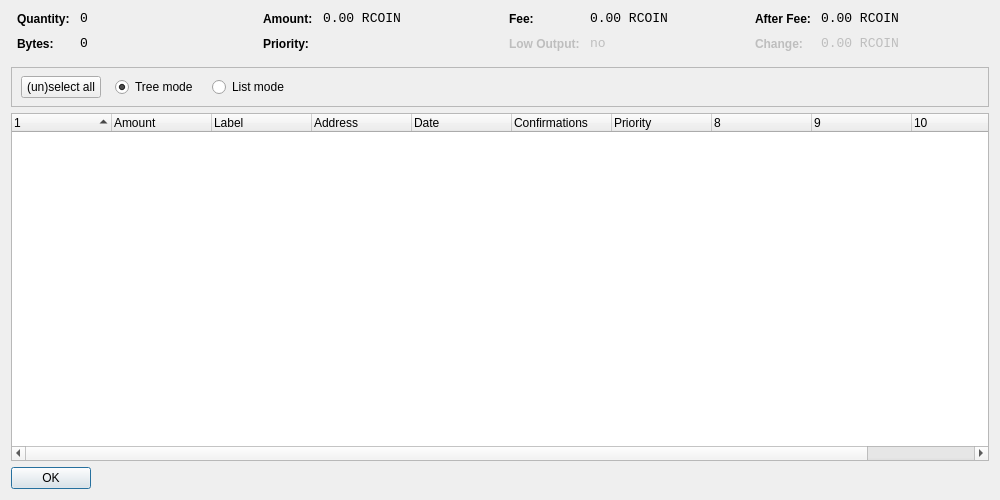
<?xml version="1.0" encoding="UTF-8"?>
<ui version="4.0">
 <class>CoinControlDialog</class>
 <widget class="QDialog" name="CoinControlDialog">
  <property name="geometry">
   <rect>
    <x>0</x>
    <y>0</y>
    <width>1000</width>
    <height>500</height>
   </rect>
  </property>
  <property name="windowTitle">
   <string>Coin Control</string>
  </property>
  <layout class="QVBoxLayout" name="verticalLayout">
   <item>
    <layout class="QHBoxLayout" name="horizontalLayoutTop" stretch="0,0,0,0">
     <property name="topMargin">
      <number>0</number>
     </property>
     <property name="bottomMargin">
      <number>10</number>
     </property>
     <item>
      <layout class="QFormLayout" name="formLayoutCoinControl1">
       <property name="horizontalSpacing">
        <number>10</number>
       </property>
       <property name="verticalSpacing">
        <number>10</number>
       </property>
       <property name="leftMargin">
        <number>6</number>
       </property>
       <property name="rightMargin">
        <number>6</number>
       </property>
       <item row="0" column="0">
        <widget class="QLabel" name="labelCoinControlQuantityText">
         <property name="styleSheet">
          <string notr="true">font-weight:bold;</string>
         </property>
         <property name="text">
          <string>Quantity:</string>
         </property>
        </widget>
       </item>
       <item row="0" column="1">
        <widget class="QLabel" name="labelCoinControlQuantity">
         <property name="font">
          <font>
           <family>Monospace</family>
           <pointsize>10</pointsize>
          </font>
         </property>
         <property name="cursor">
          <cursorShape>IBeamCursor</cursorShape>
         </property>
         <property name="contextMenuPolicy">
          <enum>Qt::ActionsContextMenu</enum>
         </property>
         <property name="text">
          <string notr="true">0</string>
         </property>
         <property name="textInteractionFlags">
          <set>Qt::LinksAccessibleByMouse|Qt::TextSelectableByKeyboard|Qt::TextSelectableByMouse</set>
         </property>
        </widget>
       </item>
       <item row="1" column="0">
        <widget class="QLabel" name="labelCoinControlBytesText">
         <property name="styleSheet">
          <string notr="true">font-weight:bold;</string>
         </property>
         <property name="text">
          <string>Bytes:</string>
         </property>
        </widget>
       </item>
       <item row="1" column="1">
        <widget class="QLabel" name="labelCoinControlBytes">
         <property name="font">
          <font>
           <family>Monospace</family>
           <pointsize>10</pointsize>
          </font>
         </property>
         <property name="cursor">
          <cursorShape>IBeamCursor</cursorShape>
         </property>
         <property name="contextMenuPolicy">
          <enum>Qt::ActionsContextMenu</enum>
         </property>
         <property name="text">
          <string notr="true">0</string>
         </property>
         <property name="textInteractionFlags">
          <set>Qt::LinksAccessibleByMouse|Qt::TextSelectableByKeyboard|Qt::TextSelectableByMouse</set>
         </property>
        </widget>
       </item>
      </layout>
     </item>
     <item>
      <layout class="QFormLayout" name="formLayoutCoinControl2">
       <property name="horizontalSpacing">
        <number>10</number>
       </property>
       <property name="verticalSpacing">
        <number>10</number>
       </property>
       <property name="leftMargin">
        <number>6</number>
       </property>
       <property name="rightMargin">
        <number>6</number>
       </property>
       <item row="0" column="0">
        <widget class="QLabel" name="labelCoinControlAmountText">
         <property name="styleSheet">
          <string notr="true">font-weight:bold;</string>
         </property>
         <property name="text">
          <string>Amount:</string>
         </property>
        </widget>
       </item>
       <item row="0" column="1">
        <widget class="QLabel" name="labelCoinControlAmount">
         <property name="font">
          <font>
           <family>Monospace</family>
           <pointsize>10</pointsize>
          </font>
         </property>
         <property name="cursor">
          <cursorShape>IBeamCursor</cursorShape>
         </property>
         <property name="contextMenuPolicy">
          <enum>Qt::ActionsContextMenu</enum>
         </property>
         <property name="text">
          <string notr="true">0.00 RCOIN</string>
         </property>
         <property name="textInteractionFlags">
          <set>Qt::LinksAccessibleByMouse|Qt::TextSelectableByKeyboard|Qt::TextSelectableByMouse</set>
         </property>
        </widget>
       </item>
       <item row="1" column="0">
        <widget class="QLabel" name="labelCoinControlPriorityText">
         <property name="styleSheet">
          <string notr="true">font-weight:bold;</string>
         </property>
         <property name="text">
          <string>Priority:</string>
         </property>
        </widget>
       </item>
       <item row="1" column="1">
        <widget class="QLabel" name="labelCoinControlPriority">
         <property name="font">
          <font>
           <family>Monospace</family>
           <pointsize>10</pointsize>
          </font>
         </property>
         <property name="cursor">
          <cursorShape>IBeamCursor</cursorShape>
         </property>
         <property name="contextMenuPolicy">
          <enum>Qt::ActionsContextMenu</enum>
         </property>
         <property name="text">
          <string/>
         </property>
         <property name="textInteractionFlags">
          <set>Qt::LinksAccessibleByMouse|Qt::TextSelectableByKeyboard|Qt::TextSelectableByMouse</set>
         </property>
        </widget>
       </item>
      </layout>
     </item>
     <item>
      <layout class="QFormLayout" name="formLayoutCoinControl3">
       <property name="horizontalSpacing">
        <number>10</number>
       </property>
       <property name="verticalSpacing">
        <number>10</number>
       </property>
       <property name="leftMargin">
        <number>6</number>
       </property>
       <property name="rightMargin">
        <number>6</number>
       </property>
       <item row="0" column="0">
        <widget class="QLabel" name="labelCoinControlFeeText">
         <property name="styleSheet">
          <string notr="true">font-weight:bold;</string>
         </property>
         <property name="text">
          <string>Fee:</string>
         </property>
        </widget>
       </item>
       <item row="0" column="1">
        <widget class="QLabel" name="labelCoinControlFee">
         <property name="font">
          <font>
           <family>Monospace</family>
           <pointsize>10</pointsize>
          </font>
         </property>
         <property name="cursor">
          <cursorShape>IBeamCursor</cursorShape>
         </property>
         <property name="contextMenuPolicy">
          <enum>Qt::ActionsContextMenu</enum>
         </property>
         <property name="text">
          <string notr="true">0.00 RCOIN</string>
         </property>
         <property name="textInteractionFlags">
          <set>Qt::LinksAccessibleByMouse|Qt::TextSelectableByKeyboard|Qt::TextSelectableByMouse</set>
         </property>
        </widget>
       </item>
       <item row="1" column="0">
        <widget class="QLabel" name="labelCoinControlLowOutputText">
         <property name="enabled">
          <bool>false</bool>
         </property>
         <property name="styleSheet">
          <string notr="true">font-weight:bold;</string>
         </property>
         <property name="text">
          <string>Low Output:</string>
         </property>
        </widget>
       </item>
       <item row="1" column="1">
        <widget class="QLabel" name="labelCoinControlLowOutput">
         <property name="enabled">
          <bool>false</bool>
         </property>
         <property name="font">
          <font>
           <family>Monospace</family>
           <pointsize>10</pointsize>
          </font>
         </property>
         <property name="cursor">
          <cursorShape>IBeamCursor</cursorShape>
         </property>
         <property name="contextMenuPolicy">
          <enum>Qt::ActionsContextMenu</enum>
         </property>
         <property name="text">
          <string notr="true">no</string>
         </property>
         <property name="textInteractionFlags">
          <set>Qt::LinksAccessibleByMouse|Qt::TextSelectableByKeyboard|Qt::TextSelectableByMouse</set>
         </property>
        </widget>
       </item>
      </layout>
     </item>
     <item>
      <layout class="QFormLayout" name="formLayoutCoinControl4">
       <property name="horizontalSpacing">
        <number>10</number>
       </property>
       <property name="verticalSpacing">
        <number>10</number>
       </property>
       <property name="leftMargin">
        <number>6</number>
       </property>
       <property name="rightMargin">
        <number>6</number>
       </property>
       <item row="0" column="0">
        <widget class="QLabel" name="labelCoinControlAfterFeeText">
         <property name="styleSheet">
          <string notr="true">font-weight:bold;</string>
         </property>
         <property name="text">
          <string>After Fee:</string>
         </property>
        </widget>
       </item>
       <item row="0" column="1">
        <widget class="QLabel" name="labelCoinControlAfterFee">
         <property name="font">
          <font>
           <family>Monospace</family>
           <pointsize>10</pointsize>
          </font>
         </property>
         <property name="cursor">
          <cursorShape>IBeamCursor</cursorShape>
         </property>
         <property name="contextMenuPolicy">
          <enum>Qt::ActionsContextMenu</enum>
         </property>
         <property name="text">
          <string notr="true">0.00 RCOIN</string>
         </property>
         <property name="textInteractionFlags">
          <set>Qt::LinksAccessibleByMouse|Qt::TextSelectableByKeyboard|Qt::TextSelectableByMouse</set>
         </property>
        </widget>
       </item>
       <item row="1" column="0">
        <widget class="QLabel" name="labelCoinControlChangeText">
         <property name="enabled">
          <bool>false</bool>
         </property>
         <property name="styleSheet">
          <string notr="true">font-weight:bold;</string>
         </property>
         <property name="text">
          <string>Change:</string>
         </property>
        </widget>
       </item>
       <item row="1" column="1">
        <widget class="QLabel" name="labelCoinControlChange">
         <property name="enabled">
          <bool>false</bool>
         </property>
         <property name="font">
          <font>
           <family>Monospace</family>
           <pointsize>10</pointsize>
          </font>
         </property>
         <property name="cursor">
          <cursorShape>IBeamCursor</cursorShape>
         </property>
         <property name="contextMenuPolicy">
          <enum>Qt::ActionsContextMenu</enum>
         </property>
         <property name="text">
          <string notr="true">0.00 RCOIN</string>
         </property>
         <property name="textInteractionFlags">
          <set>Qt::LinksAccessibleByMouse|Qt::TextSelectableByKeyboard|Qt::TextSelectableByMouse</set>
         </property>
        </widget>
       </item>
      </layout>
     </item>
    </layout>
   </item>
   <item>
    <widget class="QFrame" name="frame">
     <property name="minimumSize">
      <size>
       <width>0</width>
       <height>40</height>
      </size>
     </property>
     <property name="frameShape">
      <enum>QFrame::StyledPanel</enum>
     </property>
     <property name="frameShadow">
      <enum>QFrame::Sunken</enum>
     </property>
     <widget class="QWidget" name="horizontalLayoutWidget">
      <property name="geometry">
       <rect>
        <x>10</x>
        <y>0</y>
        <width>781</width>
        <height>41</height>
       </rect>
      </property>
      <layout class="QHBoxLayout" name="horizontalLayoutPanel" stretch="0,0,0,0,0">
       <property name="spacing">
        <number>14</number>
       </property>
       <item>
        <widget class="QPushButton" name="pushButtonSelectAll">
         <property name="sizePolicy">
          <sizepolicy hsizetype="Maximum" vsizetype="Fixed">
           <horstretch>0</horstretch>
           <verstretch>0</verstretch>
          </sizepolicy>
         </property>
         <property name="text">
          <string>(un)select all</string>
         </property>
        </widget>
       </item>
       <item>
        <widget class="QRadioButton" name="radioTreeMode">
         <property name="sizePolicy">
          <sizepolicy hsizetype="Maximum" vsizetype="Fixed">
           <horstretch>0</horstretch>
           <verstretch>0</verstretch>
          </sizepolicy>
         </property>
         <property name="text">
          <string>Tree mode</string>
         </property>
         <property name="checked">
          <bool>true</bool>
         </property>
        </widget>
       </item>
       <item>
        <widget class="QRadioButton" name="radioListMode">
         <property name="sizePolicy">
          <sizepolicy hsizetype="Maximum" vsizetype="Fixed">
           <horstretch>0</horstretch>
           <verstretch>0</verstretch>
          </sizepolicy>
         </property>
         <property name="text">
          <string>List mode</string>
         </property>
        </widget>
       </item>
       <item>
        <spacer name="horizontalSpacer">
         <property name="orientation">
          <enum>Qt::Horizontal</enum>
         </property>
         <property name="sizeHint" stdset="0">
          <size>
           <width>40</width>
           <height>20</height>
          </size>
         </property>
        </spacer>
       </item>
      </layout>
     </widget>
    </widget>
   </item>
   <item>
    <widget class="CoinControlTreeWidget" name="treeWidget">
     <property name="contextMenuPolicy">
      <enum>Qt::CustomContextMenu</enum>
     </property>
     <property name="sortingEnabled">
      <bool>false</bool>
     </property>
     <property name="columnCount">
      <number>11</number>
     </property>
     <attribute name="headerShowSortIndicator" stdset="0">
      <bool>true</bool>
     </attribute>
     <attribute name="headerStretchLastSection">
      <bool>false</bool>
     </attribute>
     <column>
      <property name="text">
       <string/>
      </property>
     </column>
     <column>
      <property name="text">
       <string>Amount</string>
      </property>
     </column>
     <column>
      <property name="text">
       <string>Label</string>
      </property>
     </column>
     <column>
      <property name="text">
       <string>Address</string>
      </property>
     </column>
     <column>
      <property name="text">
       <string>Date</string>
      </property>
     </column>
     <column>
      <property name="text">
       <string>Confirmations</string>
      </property>
      <property name="toolTip">
       <string>Confirmed</string>
      </property>
     </column>
     <column>
      <property name="text">
       <string>Priority</string>
      </property>
     </column>
     <column>
      <property name="text">
       <string/>
      </property>
     </column>
     <column>
      <property name="text">
       <string/>
      </property>
     </column>
     <column>
      <property name="text">
       <string/>
      </property>
     </column>
     <column>
      <property name="text">
       <string/>
      </property>
     </column>
    </widget>
   </item>
   <item>
    <widget class="QDialogButtonBox" name="buttonBox">
     <property name="sizePolicy">
      <sizepolicy hsizetype="Maximum" vsizetype="Fixed">
       <horstretch>0</horstretch>
       <verstretch>0</verstretch>
      </sizepolicy>
     </property>
     <property name="orientation">
      <enum>Qt::Horizontal</enum>
     </property>
     <property name="standardButtons">
      <set>QDialogButtonBox::Ok</set>
     </property>
    </widget>
   </item>
  </layout>
 </widget>
 <customwidgets>
  <customwidget>
   <class>CoinControlTreeWidget</class>
   <extends>QTreeWidget</extends>
   <header>coincontroltreewidget.h</header>
  </customwidget>
 </customwidgets>
 <resources/>
 <connections/>
</ui>
